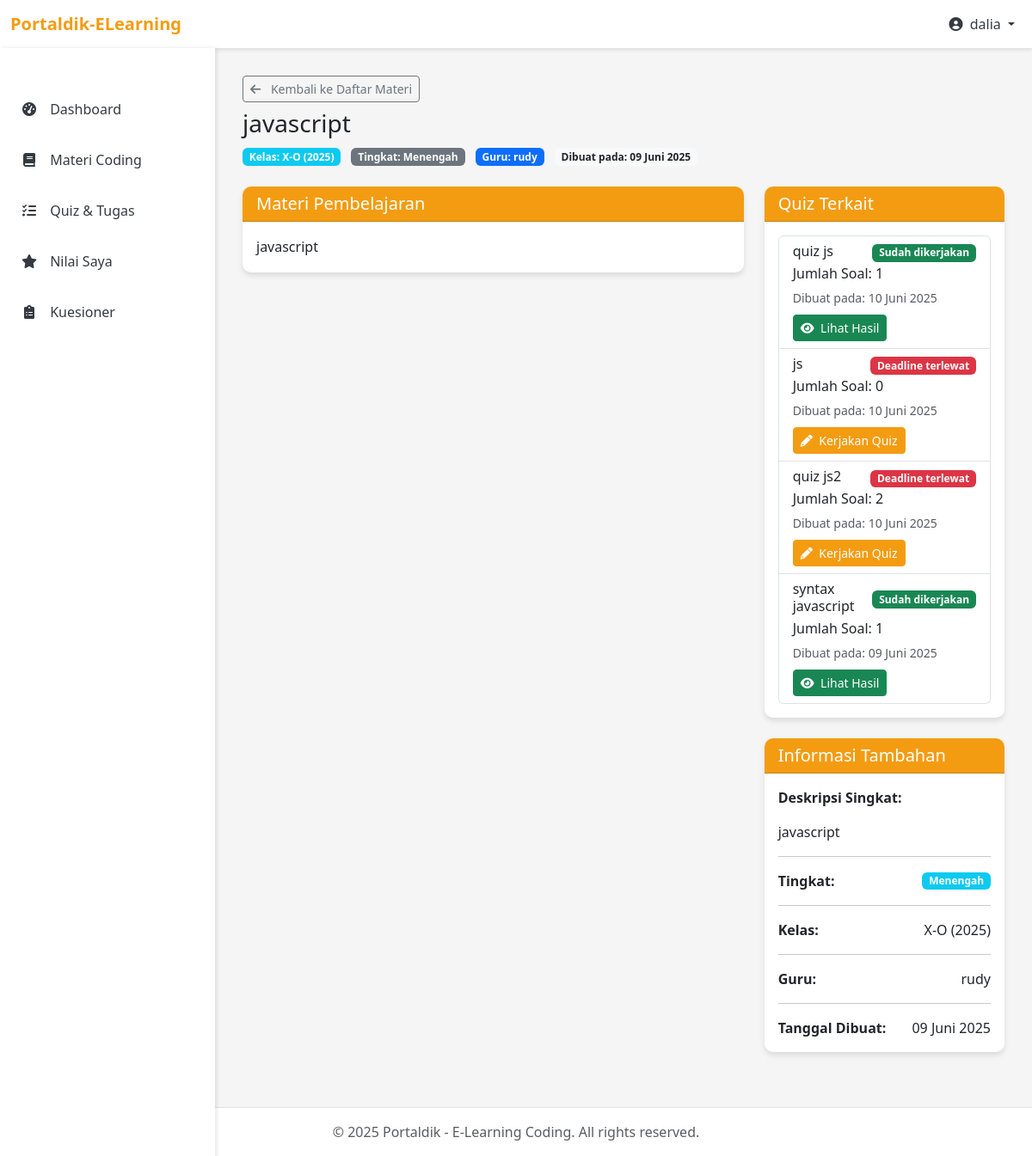
Page /pages/siswa/material_detail.php?id=MTR6846c10f8d0bdbe47 (signed in) on the committed database.
### tables this page shows
CREATE TABLE `materi_coding` (
  `id` varchar(20) NOT NULL,
  `judul` varchar(255) NOT NULL,
  `deskripsi` text NOT NULL,
  `tingkat` varchar(50) NOT NULL,
  `tanggal_dibuat` date NOT NULL,
  `kelas_id` varchar(10) NOT NULL,
  `dibuat_oleh` varchar(20) NOT NULL,
  `status` enum('pending','aktif','nonaktif') DEFAULT 'aktif',
  PRIMARY KEY (`id`),
  KEY `kelas_id` (`kelas_id`),
  KEY `dibuat_oleh` (`dibuat_oleh`),
  CONSTRAINT `materi_coding_ibfk_1` FOREIGN KEY (`kelas_id`) REFERENCES `kelas` (`id`),
  CONSTRAINT `materi_coding_ibfk_2` FOREIGN KEY (`dibuat_oleh`) REFERENCES `pengguna` (`id`)
);

CREATE TABLE `kelas` (
  `id` varchar(10) NOT NULL,
  `nama` varchar(50) NOT NULL,
  `tahun_ajaran` varchar(20) NOT NULL,
  `wali_kelas_id` varchar(20) DEFAULT NULL,
  `status` enum('pending','aktif','nonaktif') DEFAULT 'aktif',
  `tanggal_dibuat` date DEFAULT curdate(),
  PRIMARY KEY (`id`),
  KEY `wali_kelas_id` (`wali_kelas_id`),
  CONSTRAINT `kelas_ibfk_1` FOREIGN KEY (`wali_kelas_id`) REFERENCES `pengguna` (`id`)
);

CREATE TABLE `pengguna` (
  `id` varchar(20) NOT NULL,
  `kelas_id` varchar(10) DEFAULT NULL,
  `nama` varchar(100) NOT NULL,
  `email` varchar(100) NOT NULL,
  `password` varchar(255) NOT NULL,
  `tipe_pengguna` enum('admin','guru','siswa','kepsek') NOT NULL,
  `nuptk` varchar(20) DEFAULT NULL,
  `nisn` varchar(20) DEFAULT NULL,
  `tanggal_daftar` date NOT NULL,
  `last_login` timestamp NULL DEFAULT NULL,
  `status` enum('pending','aktif','ditolak','nonaktif') DEFAULT 'aktif',
  `keterangan` text DEFAULT NULL,
  PRIMARY KEY (`id`),
  KEY `fk_pengguna_kelas` (`kelas_id`),
  CONSTRAINT `fk_pengguna_kelas` FOREIGN KEY (`kelas_id`) REFERENCES `kelas` (`id`)
);

CREATE TABLE `tugas` (
  `id` varchar(20) NOT NULL,
  `materi_id` varchar(20) NOT NULL,
  `kelas_id` varchar(10) NOT NULL,
  `judul` varchar(255) NOT NULL,
  `dibuat_oleh` varchar(20) NOT NULL,
  `deskripsi` text NOT NULL,
  `tanggal_dibuat` date NOT NULL,
  `tanggal_deadline` date DEFAULT NULL,
  `status` enum('draft','published','closed') DEFAULT 'draft',
  PRIMARY KEY (`id`),
  KEY `materi_id` (`materi_id`),
  KEY `kelas_id` (`kelas_id`),
  KEY `dibuat_oleh` (`dibuat_oleh`),
  CONSTRAINT `tugas_ibfk_1` FOREIGN KEY (`materi_id`) REFERENCES `materi_coding` (`id`),
  CONSTRAINT `tugas_ibfk_2` FOREIGN KEY (`kelas_id`) REFERENCES `kelas` (`id`),
  CONSTRAINT `tugas_ibfk_3` FOREIGN KEY (`dibuat_oleh`) REFERENCES `pengguna` (`id`)
);

### includes/functions.php (called while the page is built, shortened)
<?php
function sanitizeInput($data) {
    global $conn;
    $data = trim($data);
    $data = stripslashes($data);
    $data = htmlspecialchars($data);
    if ($conn) {
        $data = mysqli_real_escape_string($conn, $data);
    }
    return $data;
}
function formatDate($date, $withTime = false) {
    $timestamp = strtotime($date);
    $format = $withTime ? 'd F Y H:i' : 'd F Y';
    $indonesianMonths = [
        'January' => 'Januari',
        'February' => 'Februari',
        'March' => 'Maret',
        'April' => 'April',
        'May' => 'Mei',
        'June' => 'Juni',
        'July' => 'Juli',
        'August' => 'Agustus',
        'September' => 'September',
        'October' => 'Oktober',
        'November' => 'November',
        'December' => 'Desember'
    ];
    $englishDate = date($format, $timestamp);
    foreach ($indonesianMonths as $english => $indonesian) {
        $englishDate = str_replace($english, $indonesian, $englishDate);
    }
    return $englishDate;
}
function limitText($text, $limit = 100) {
    if (strlen($text) <= $limit) {
        return $text;
    }
    return substr($text, 0, $limit) . '...';
}

### pages/siswa/material_detail.php (the view, shortened to what this page needs)
<?php
require_once '../../config/database.php';
require_once '../../includes/functions.php';
$material_id = sanitizeInput($_GET['id']);
$query_material = "SELECT m.*, p.nama as guru_nama, k.nama as kelas_nama, k.tahun_ajaran
                  FROM materi_coding m
                  JOIN pengguna p ON m.dibuat_oleh = p.id
                  JOIN kelas k ON m.kelas_id = k.id
                  WHERE m.id = '$material_id'";
$result_material = mysqli_query($conn, $query_material);
$material = mysqli_fetch_assoc($result_material);
$query_quizzes = "SELECT t.*,
                (SELECT COUNT(*) FROM soal_quiz WHERE tugas_id = t.id) as jumlah_soal,
                (SELECT COUNT(*) FROM nilai_tugas WHERE tugas_id = t.id AND siswa_id = '{$_SESSION['user_id']}') as sudah_dikerjakan
                FROM tugas t
                WHERE t.materi_id = '$material_id'
                ORDER BY t.tanggal_dibuat DESC";
$result_quizzes = mysqli_query($conn, $query_quizzes);
include_once '../../includes/header.php';
?>
<div class="container-fluid py-4">
    <div class="mb-4">
        <?php if ($_SESSION['user_role'] === 'siswa'): ?>
            <a href="materials.php" class="btn btn-sm btn-outline-secondary mb-2">
                <i class="fas fa-arrow-left me-2"></i> Kembali ke Daftar Materi
            </a>
        <?php elseif ($_SESSION['user_role'] === 'guru'): ?>
            <a href="../guru/materials.php" class="btn btn-sm btn-outline-secondary mb-2">
                <i class="fas fa-arrow-left me-2"></i> Kembali ke Daftar Materi
            </a>
        <?php elseif ($_SESSION['user_role'] === 'kepsek'): ?>
            <a href="../kepsek/materials.php" class="btn btn-sm btn-outline-secondary mb-2">
                <i class="fas fa-arrow-left me-2"></i> Kembali ke Daftar Materi
            </a>
        <?php else: ?>
            <a href="../admin/dashboard.php" class="btn btn-sm btn-outline-secondary mb-2">
                <i class="fas fa-arrow-left me-2"></i> Kembali ke Dashboard
            </a>
        <?php endif; ?>
        <div class="d-flex justify-content-between align-items-center">
            <h1 class="h3"><?php echo $material['judul']; ?></h1>
        </div>
        <p class="mb-0">
            <span class="badge bg-info me-2">Kelas: <?php echo $material['kelas_nama'] . ' (' . $material['tahun_ajaran'] . ')'; ?></span>
            <span class="badge bg-secondary me-2">Tingkat: <?php echo $material['tingkat']; ?></span>
            <span class="badge bg-primary">Guru: <?php echo $material['guru_nama']; ?></span>
            <span class="badge bg-light text-dark ms-2">Dibuat pada: <?php echo formatDate($material['tanggal_dibuat']); ?></span>
        </p>
    </div>
    <div class="row">
        <div class="col-md-8">
            <div class="card mb-4">
                <div class="card-header">
                    <h5 class="mb-0">Materi Pembelajaran</h5>
                </div>
                <div class="card-body">
                    <div class="material-content">
                        <?php echo $material['deskripsi']; ?>
                    </div>
                </div>
            </div>
        </div>
        <div class="col-md-4">
            <div class="card mb-4">
                <div class="card-header">
                    <h5 class="mb-0">Quiz Terkait</h5>
                </div>
                <div class="card-body">
                    <?php if (mysqli_num_rows($result_quizzes) > 0): ?>
                        <div class="list-group">
                            <?php while ($quiz = mysqli_fetch_assoc($result_quizzes)): ?>
                                <div class="list-group-item list-group-item-action">
                                    <div class="d-flex w-100 justify-content-between align-items-center">
                                        <h6 class="mb-1"><?php echo $quiz['judul']; ?></h6>
                                        <?php if ($quiz['sudah_dikerjakan'] > 0): ?>
                                            <span class="badge bg-success">Sudah dikerjakan</span>
                                        <?php else: ?>
                                            <?php if ($quiz['tanggal_deadline']): ?>
                                                <?php
                                                $deadline = strtotime($quiz['tanggal_deadline']);
                                                $now = time();
                                                $days_left = ($deadline - $now) / (60 * 60 * 24);
                                                if ($days_left < 0) {
                                                    $badge_class = 'bg-danger';
                                                    $badge_text = 'Deadline terlewat';
                                                } elseif ($days_left < 2) {
                                                    $badge_class = 'bg-warning';
                                                    $badge_text = 'Deadline: ' . formatDate($quiz['tanggal_deadline']);
                                                } else {
                                                    $badge_class = 'bg-info';
                                                    $badge_text = 'Deadline: ' . formatDate($quiz['tanggal_deadline']);
                                                }
                                                ?>
                                                <span class="badge <?php echo $badge_class; ?>"><?php echo $badge_text; ?></span>
                                            <?php else: ?>
                                                <span class="badge bg-secondary">Belum dikerjakan</span>
                                            <?php endif; ?>
                                        <?php endif; ?>
                                    </div>
                                    <p class="mb-1">Jumlah Soal: <?php echo $quiz['jumlah_soal']; ?></p>
                                    <small class="text-muted">Dibuat pada: <?php echo formatDate($quiz['tanggal_dibuat']); ?></small>
                                    <div class="mt-2">
                                        <?php if ($_SESSION['user_role'] === 'siswa'): ?>
                                            <?php if ($quiz['sudah_dikerjakan'] > 0): ?>
                                                <a href="quiz_result.php?id=<?php echo $quiz['id']; ?>" class="btn btn-sm btn-success">
                                                    <i class="fas fa-eye me-1"></i> Lihat Hasil
                                                </a>
                                            <?php else: ?>
                                                <a href="quiz.php?id=<?php echo $quiz['id']; ?>" class="btn btn-sm btn-primary">
                                                    <i class="fas fa-pencil-alt me-1"></i> Kerjakan Quiz
                                                </a>
                                            <?php endif; ?>
                                        <?php elseif ($_SESSION['user_role'] === 'kepsek'): ?>
                                            <a href="../guru/quiz_detail.php?id=<?php echo $quiz['id']; ?>" class="btn btn-sm btn-info">
                                                <i class="fas fa-chart-bar me-1"></i> Lihat Hasil
                                            </a>
                                        <?php endif; ?>
                                    </div>
                                </div>
                            <?php endwhile; ?>
                        </div>
                    <?php endif; ?>
                </div>
            </div>
            <div class="card">
                <div class="card-header">
                    <h5 class="mb-0">Informasi Tambahan</h5>
                </div>
                <div class="card-body">
                    <p><strong>Deskripsi Singkat:</strong></p>
                    <p><?php echo limitText(strip_tags($material['deskripsi']), 200); ?></p>
                    <hr>
                    <div class="d-flex justify-content-between align-items-center">
                        <span><strong>Tingkat:</strong></span>
                        <span class="badge bg-info"><?php echo $material['tingkat']; ?></span>
                    </div>
                    <hr>
                    <div class="d-flex justify-content-between align-items-center">
                        <span><strong>Kelas:</strong></span>
                        <span><?php echo $material['kelas_nama'] . ' (' . $material['tahun_ajaran'] . ')'; ?></span>
                    </div>
                    <hr>
                    <div class="d-flex justify-content-between align-items-center">
                        <span><strong>Guru:</strong></span>
                        <span><?php echo $material['guru_nama']; ?></span>
                    </div>
                    <hr>
                    <div class="d-flex justify-content-between align-items-center">
                        <span><strong>Tanggal Dibuat:</strong></span>
                        <span><?php echo formatDate($material['tanggal_dibuat']); ?></span>
                    </div>
                </div>
            </div>
        </div>
    </div>
</div>
<?php include_once '../../includes/footer.php'; ?>

### assets/css/style.css (style rules this page uses)
:root { --primary-color: #3498db; --secondary-color: #f39c12; --accent-color: #9b59b6; --light-color: #f8f9fa; --dark-color: #343a40; }
body { background-color: #f5f5f5; font-family: 'Segoe UI', Tahoma, Geneva, Verdana, sans-serif; }
.siswa-theme { --primary-color: #f39c12; }
.card { border: none; border-radius: 10px; box-shadow: 0 4px 6px rgba(0, 0, 0, 0.1); margin-bottom: 20px; }
.card-header { background-color: var(--primary-color); color: white; font-weight: 600; border-radius: 10px 10px 0 0 !important; }
.btn-primary { background-color: var(--primary-color); border-color: var(--primary-color); }

### includes/header.php (style rules this page uses)
:root { --primary-color: #3498db; --secondary-color: #f39c12; --accent-color: #9b59b6; --light-color: #f8f9fa; --dark-color: #343a40; }
body { background-color: #f5f5f5; font-family: 'Segoe UI', Tahoma, Geneva, Verdana, sans-serif; }
.card { border-radius: 10px; box-shadow: 0 4px 6px rgba(0, 0, 0, 0.1); transition: transform 0.3s; margin-bottom: 20px; }
.card-header { border-radius: 10px 10px 0 0 !important; background-color: var(--primary-color); color: white; font-weight: bold; }
.btn-primary { background-color: var(--primary-color); border-color: var(--primary-color); }
.siswa-theme { --primary-color: #f39c12; }

### pages/siswa/material_detail.php (style rules this page uses)
.material-content { line-height: 1.7; }

### rows in the picture
materi_coding: judul "javascript", kelas.nama "X-O", kelas.tahun_ajaran "2025", tingkat "Menengah", dibuat_oleh.nama "rudy", tanggal_dibuat "09 Juni 2025", deskripsi "javascript"
tugas: judul "quiz js", shows "Sudah dikerjakan", jumlah_soal "1", tanggal_dibuat "10 Juni 2025"
tugas: judul "js", tanggal_deadline "Deadline terlewat", jumlah_soal "0", tanggal_dibuat "10 Juni 2025"
tugas: judul "quiz js2", tanggal_deadline "Deadline terlewat", jumlah_soal "2", tanggal_dibuat "10 Juni 2025"
tugas: judul "syntax javascript", shows "Sudah dikerjakan", jumlah_soal "1", tanggal_dibuat "09 Juni 2025"

### other values in the picture
$_SESSION['user_name'] "dalia"
